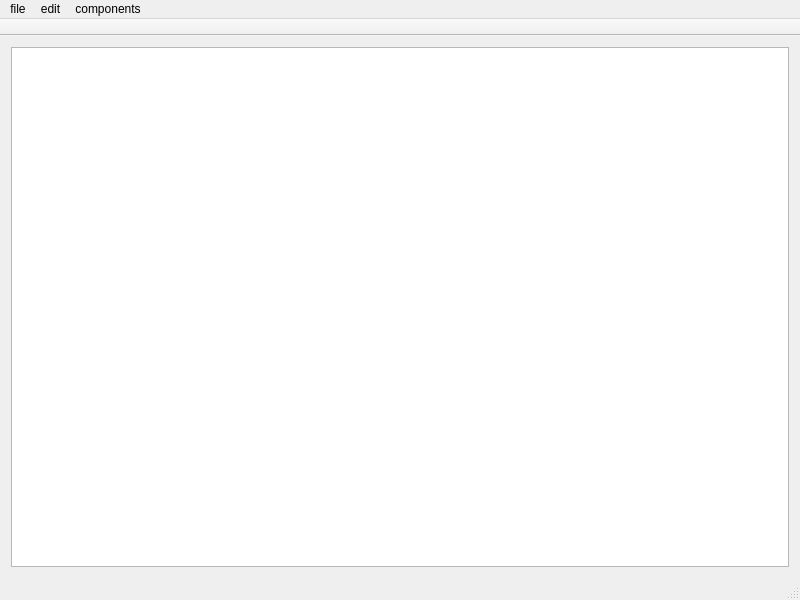
<?xml version="1.0" encoding="UTF-8"?>
<ui version="4.0">
 <class>MainWindow</class>
 <widget class="QMainWindow" name="MainWindow">
  <property name="geometry">
   <rect>
    <x>0</x>
    <y>0</y>
    <width>800</width>
    <height>600</height>
   </rect>
  </property>
  <property name="windowTitle">
   <string>MainWindow</string>
  </property>
  <property name="animated">
   <bool>true</bool>
  </property>
  <property name="documentMode">
   <bool>false</bool>
  </property>
  <property name="dockNestingEnabled">
   <bool>false</bool>
  </property>
  <property name="unifiedTitleAndToolBarOnMac">
   <bool>false</bool>
  </property>
  <widget class="QWidget" name="centralWidget">
   <layout class="QGridLayout" name="gridLayout">
    <item row="0" column="0">
     <widget class="M_view" name="graphicsView">
      <property name="sizePolicy">
       <sizepolicy hsizetype="Expanding" vsizetype="Expanding">
        <horstretch>0</horstretch>
        <verstretch>0</verstretch>
       </sizepolicy>
      </property>
     </widget>
    </item>
   </layout>
  </widget>
  <widget class="QMenuBar" name="menuBar">
   <property name="geometry">
    <rect>
     <x>0</x>
     <y>0</y>
     <width>800</width>
     <height>20</height>
    </rect>
   </property>
   <widget class="QMenu" name="menuff">
    <property name="title">
     <string>file</string>
    </property>
   </widget>
   <widget class="QMenu" name="menuffd">
    <property name="title">
     <string>edit</string>
    </property>
    <addaction name="actiona1k"/>
   </widget>
   <widget class="QMenu" name="menucomponents">
    <property name="title">
     <string>components</string>
    </property>
    <addaction name="actionactive"/>
    <addaction name="actionpassive"/>
    <addaction name="actionsources"/>
   </widget>
   <addaction name="menuff"/>
   <addaction name="menuffd"/>
   <addaction name="menucomponents"/>
  </widget>
  <widget class="QToolBar" name="mainToolBar">
   <property name="movable">
    <bool>false</bool>
   </property>
   <property name="allowedAreas">
    <set>Qt::AllToolBarAreas</set>
   </property>
   <property name="iconSize">
    <size>
     <width>25</width>
     <height>25</height>
    </size>
   </property>
   <property name="toolButtonStyle">
    <enum>Qt::ToolButtonFollowStyle</enum>
   </property>
   <attribute name="toolBarArea">
    <enum>TopToolBarArea</enum>
   </attribute>
   <attribute name="toolBarBreak">
    <bool>false</bool>
   </attribute>
  </widget>
  <widget class="QStatusBar" name="statusBar"/>
  <action name="actiona1k">
   <property name="text">
    <string>a1k</string>
   </property>
  </action>
  <action name="actionactive">
   <property name="text">
    <string>active</string>
   </property>
  </action>
  <action name="actionpassive">
   <property name="text">
    <string>passive</string>
   </property>
  </action>
  <action name="actionsources">
   <property name="text">
    <string>sources</string>
   </property>
  </action>
 </widget>
 <layoutdefault spacing="6" margin="11"/>
 <customwidgets>
  <customwidget>
   <class>M_view</class>
   <extends>QGraphicsView</extends>
   <header>m_view.h</header>
  </customwidget>
 </customwidgets>
 <resources/>
 <connections/>
</ui>
